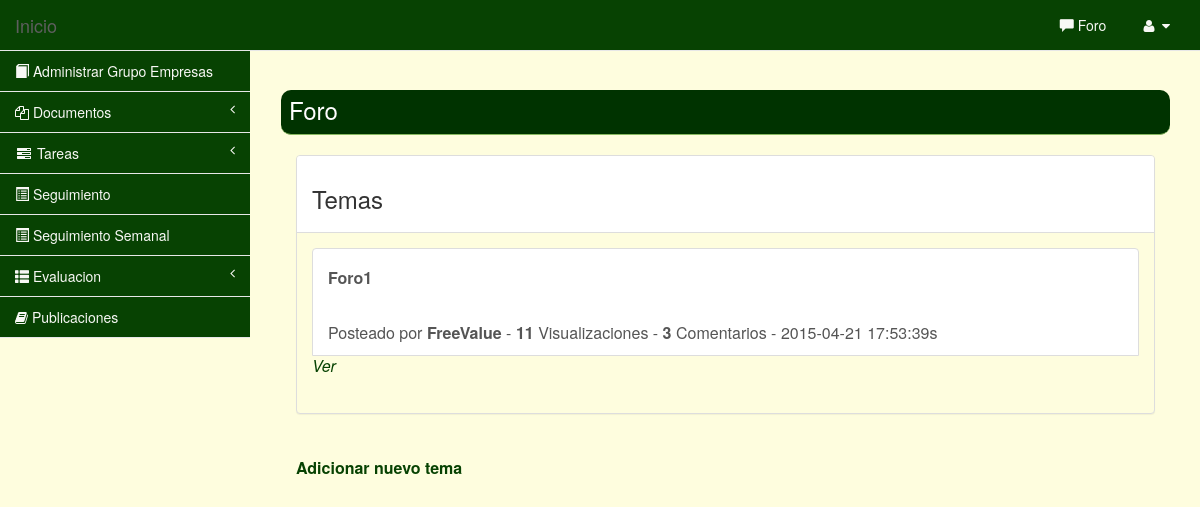
The app's page /Vista/lista-de-noticias.php with its own data.
### tables this page shows
CREATE TABLE `noticias` (
  `ID_N` int(11) NOT NULL,
  `NOMBRE_U` varchar(50) NOT NULL,
  `TITULO` text NOT NULL,
  `FECHA_N` datetime NOT NULL,
  `VIEWS` int(11) NOT NULL,
  `TEXTO` text NOT NULL,
  `POSTEADO` varchar(50) NOT NULL
);

### Modelo/conexion.php (called while the page is built, shortened)
<?php
include_once "configDB.php";
class conexion{
function conectar(){
$this->data_mysql = new datosmysql();
$bdName = $this->data_mysql->getDB();
}
function consulta($consulta) {
    global $link;
    $resultado = mysql_query($consulta,$link)  or die('error en la consulta' . mysql_error());
    return $resultado;
}
}
?>

### Vista/configDB.php (called while the page is built, shortened)
<?php
class datosmysql{
    public $nameDB = 'saetis';
    function getDB(){
        return $this->nameDB;
    }
}
?>

### Vista/lista-de-noticias.php (the view, shortened to what this page needs)
 <?php
 include '../Modelo/conexion.php';
 $uActivo = $_SESSION['usuario'];
 $conect=new conexion();
 ?>
  <!DOCTYPE html>
<html>
<head>
    <link href="../Librerias/icheck/skins/square/green.css" rel="stylesheet">
    <link rel="stylesheet" href="../Librerias/css/bootstrap.min.css" rel="stylesheet">
    <link rel="stylesheet" type="text/css" href="../Librerias/lib/css/docs.css">
    <link rel="stylesheet" type="text/css" href="../Librerias/font-awesome/css/font-awesome.css">
    <link rel="stylesheet" type="text/css" href="../Librerias/lib/css/bootstrap-datetimepicker.css">
    <link rel="stylesheet" type="text/css" href="../Librerias/lib/css/bootstrap-multiselect.css">
    <link rel="stylesheet" type="text/css" href="../Librerias/lib/css/bootstrapValidator.css">
    <link href="../Librerias/css/plugins/timeline/timeline.css" rel="stylesheet">
   <link href="../Librerias/css/sb-admin.css" rel="stylesheet">
   <link href="css/style.css" rel="stylesheet" type="text/css" />
</head>
<body>
<div id="wrapper">
     <nav class="navbar navbar-default navbar-fixed-top" role="navigation" style="margin-bottom: 0">
        <div class="navbar-header">
            <a class="navbar-brand" href="inicio_asesor.php">Inicio </a>
        </div>
        <ul class="nav navbar-top-links navbar-right">
            <li>
                <a href="lista-de-noticias.php"><i class="glyphicon glyphicon-comment"></i> Foro</a>
            </li>
            <li class="dropdown">
                <a class="dropdown-toggle" data-toggle="dropdown" href="#">
                    <?php echo $uActivo.' '; ?><i class="fa fa-user fa-fw"></i>  <i class="fa fa-caret-down"></i>
                </a>
            </li>
        </ul>
        <div class="navbar-default navbar-static-side menuScroll" role="navigation">
            <div class="sidebar-collapse">
                <ul class="nav" id="side-menu">
                    <li>
                        <a href="AdministrarGrupoEmpresa.php"><i class="glyphicon glyphicon-book"></i> Administrar Grupo Empresas</a>
                    </li>
                    <li>
                        <a href="#"><i class="fa fa-bar-chart-o fa-files-o "></i> Documentos <span class="fa arrow"></span></a>
                    </li>
                    <li>
                        <a href="#"><i class="fa fa-tasks fa-fw"></i> Tareas<span class="fa arrow"></span></a>
                    </li>
                    <li>
                        <a id="Seguimiento" href="#"><i class="glyphicon glyphicon-list-alt"></i> Seguimiento</a>
                    </li>
                    <li>
                        <a id="SeguimientoSemanal" href="#"><i class="glyphicon glyphicon-list-alt"></i> Seguimiento Semanal</a>
                    </li>
                    <li>
                        <a href="#"><i class="glyphicon glyphicon-th-list"></i> Evaluacion<span class="fa arrow"></span></a>
                    </li>
                    <li>
                        <a href="../Vista/publicaciones.php"><i class="fa fa-book"></i> Publicaciones </a>
                    </li>
                </ul>
            </div>
        </div>
    </nav>
        <div id="page-wrapper">
            <div class="row">
                <div class="col-lg-12">
                    <h2 class="page-header">Foro</h2>
                    <div class="col-lg-12" >
                        <div class="panel panel-default">
                            <div class="panel-heading">
                                <i ></i><h3> Temas</h3>
                            </div>
                        <div class="panel-body">
                            <div class="list-group">
                                   <?php
                                        $noticia = $conect->consulta("SELECT * FROM noticias ORDER BY ID_N DESC");
                                        while ($noticias=mysql_fetch_array($noticia))
                                        {
                                           $idNoti = $noticias["ID_N"];
                                           $titulo = $noticias["TITULO"];
                                           $fecha = $noticias["FECHA_N"];
                                           $vistos = $noticias["VIEWS"];
                                           $posteado=$noticias["POSTEADO"];
                                           $selComen = $conect->consulta("SELECT * FROM comentarios WHERE ID_N='$idNoti'");
                                           $comentarios = mysql_num_rows($selComen);
                                    ?>
                               <a href="#" class="list-group-item">
                                       <i ></i> <p size="5"><font size="3"><b><?php echo $titulo?></b><p></p>
                                       <i ></i> Posteado por <b><?php echo $posteado?></b> -
                                       <i ></i> <b> <?php echo $vistos?></b> Visualizaciones -
                                       <i ></i> <b><?php echo $comentarios?></b> Comentarios -
                                       <i ></i> <?php echo $fecha?>s
                                     <?php
                                    if($posteado==$uActivo)
                                        {?>
                                     <span class="pull-right text-muted small"><em><?php echo"<td> <a  class='link-dos' href=\"noticia.php?id=$idNoti\">Ver </a></td>";?></em>
                                    </span>
                                    <span class="pull-right text-muted small"><em><?php echo "<td> <a  class='link-dos'href=\"excluir-noticia.php?id=$idNoti\">Eliminar</a></td>"; ?></em>
                                    </span>
                                    <?php }
                                    else { ?>
                                    <span class="pull-right text-muted small"><em><?php echo"<td> <a  class='link-dos' href=\"noticia.php?id=$idNoti\">Ver </a></td>";?></em>
                                    </span>
                                    <?php
                                } ?>
                                </a>
                                <?php
                                 }
                                 ?>
                            </div>
                        </div>
                        </div>
                        <br>
                        <b><a  class='link-dos' href="adicionar-noticia.php">Adicionar nuevo  tema</a></b>
                    </div>
                </div>
            </div>
        </div>
    </div>
</body>
</html>

### Librerias/css/sb-admin.css (style rules this page uses)
body { background-color: #fefdde; padding-top: 100px; }
@media (min-width:768px) { body { padding-top: 50px; } }
#wrapper { width: 100%; }
#page-wrapper { padding: 0 15px; min-height: 568px; background-color: #fefdde; }
@media (min-width:768px) { #page-wrapper { position: inherit; margin: 0 0 0 250px; padding: 0 30px; min-height: 1300px; border-left: 1px solid #fefdde; } }
.navbar-static-side ul li { border-bottom: 1px solid #e7e7e7; }
.navbar-top-links li { display: inline-block; }
.navbar-top-links li:last-child { margin-right: 15px;dropdown }
.navbar-top-links li a { padding: 15px; min-height: 50px; }
.arrow { float: right; }
.fa.arrow:before { content: "\f104"; }
@media (min-width:768px) { .navbar-static-side { z-index: 1; position: absolute; width: 250px; margin-top: 51px; } }

### Vista/css/style.css (style rules this page uses)
h2 { margin:8px 0; padding:5px 8px; font-size:24px; line-height:30px; font-weight:normal; color:#fff; background:#003300; border-radius:10px; }
p { margin:8px 0; padding:0 0 8px 0; }
a { outline:none; }

### Vista/lista-de-noticias.php (style rules this page uses)
.menuScroll { overflow: auto; max-height: 600%; }

### records on screen
noticias: TITULO "Foro1", POSTEADO "FreeValue", VIEWS "11", comentarios "3", FECHA_N "2015-04-21 17:53:39"
